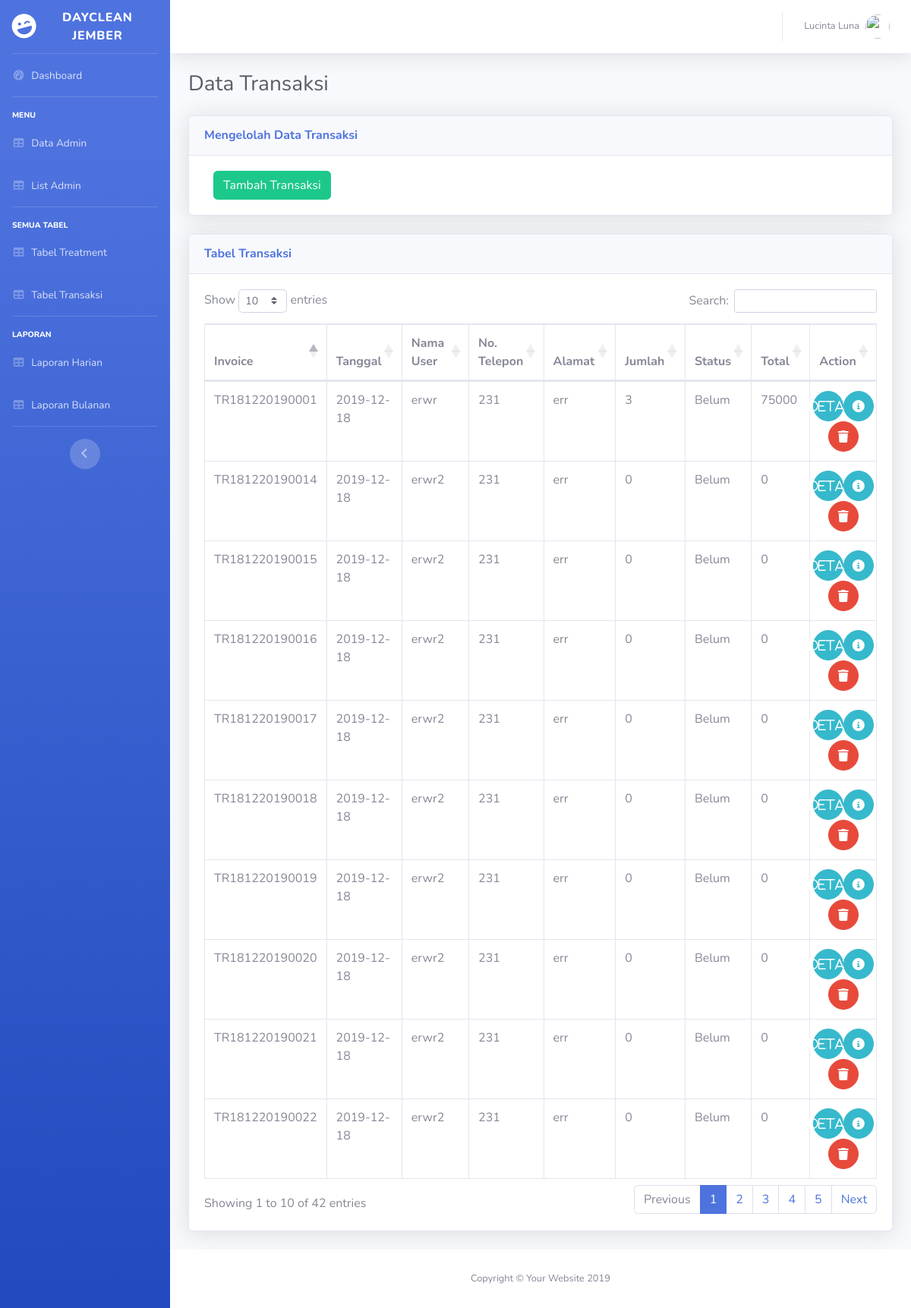
Screenshot of /index.php/admin/transaksi with the database file from the repository.
### tables this page shows
CREATE TABLE `transaksi` (
  `id_transaksi` int(10) NOT NULL,
  `invoice` varchar(30) NOT NULL,
  `tanggal` date NOT NULL,
  `nama_user` varchar(30) NOT NULL,
  `no_hp` int(11) NOT NULL,
  `alamat_user` varchar(30) NOT NULL,
  `jumlah_sepatu` int(11) NOT NULL,
  `status` text NOT NULL,
  `total` int(11) NOT NULL
);

### application/controllers/admin/transaksi.php (called while the page is built, shortened)
<?php
class transaksi extends CI_Controller {
	function __construct()
		{
			$this->load->model("m_transaksi");
			$this->load->model("m_treatment");
		}
	public function index()
	{
		$data['list_transaksi']=$this->m_transaksi->list_transaksi();
		$this->load->view('admin/transaksi',$data);
	}
}

### index.php (called while the page is built, shortened)
<?php
require_once BASEPATH.'core/CodeIgniter.php';

### application/models/m_transaksi.php (called while the page is built, shortened)
<?php
	class m_transaksi extends CI_Model
	{
		function list_transaksi()
		{
			$hasil=$this->db->query("SELECT * FROM transaksi");
            return $hasil;
		}
	}
?>

### application/views/admin/transaksi.php (the view, shortened to what this page needs)
<!DOCTYPE html>
<html lang="en">
<head>
</head>
<body id="page-top">
  <div id="wrapper">
    <div id="content-wrapper" class="d-flex flex-column">
      <div id="content">
        <div class="container-fluid">
          <div class="d-sm-flex align-items-center justify-content-between mb-4">
            <h1 class="h3 mb-0 text-gray-800">Data Transaksi</h1>
          </div>
          <div class="row">
            <div class="col-lg-12">
                <div class="card shadow mb-4">
                  <div class="card-header py-3">
                    <h6 class="m-0 font-weight-bold text-primary">Mengelolah Data Transaksi</h6>
                  </div>
                  <div class="card-body">
                      <div class="col-lg-6">
                      <form>
                          <a href="<?php echo base_url('user/transaksi/admin'); ?>" class="btn btn-success btn-rounded">Tambah Transaksi</a>
                      </form>
                      </div>
                  </div>
                </div>
            </div>
          </div>
          <div class="row ">
            <div class="col-lg-12">
              <div class="card shadow mb-4">
                <div class="card-header py-3">
                  <h6 class="m-0 font-weight-bold text-primary">Tabel Transaksi</h6>
                </div>
                <div class="card-body">
                  <div class="table-responsive">
                    <table class="table table-bordered" id="dataTable" width="100%" cellspacing="0">
                      <thead>
                        <tr>
                          <th>Invoice</th>
                          <th>Tanggal</th>
                          <th>Nama User</th>
                          <th>No. Telepon</th>
                          <th>Alamat</th>
                          <th>Jumlah</th>
                          <th>Status</th>
                          <th>Total</th>
                          <th>Action</th>
                        </tr>
                      </thead>
                      <tbody>
                       <?php
                        foreach ($list_transaksi->result_array() as $m):
                              $invoice=$m['invoice'];
                              $tanggal=$m['tanggal'];
                              $nama_user=$m['nama_user'];
                              $no_hp=$m['no_hp'];
                              $alamat_user=$m['alamat_user'];
                              $jumlah_sepatu=$m['jumlah_sepatu'];
                              $status=$m['status'];
                              $total=$m['total'];
                        ?>
                        <tr>
                          <td><?php echo $invoice."<br>"; ?></td>
                          <td><?php echo $tanggal."<br>"; ?></td>
                          <td><?php echo $nama_user."<br>"; ?></td>
                          <td><?php echo $no_hp."<br>"; ?></td>
                          <td><?php echo $alamat_user."<br>"; ?></td>
                          <td><?php echo $jumlah_sepatu."<br>"; ?></td>
                          <td><?php echo $status."<br>"; ?></td>
                          <td><?php echo $total."<br>"; ?></td>
                          <td>
                              <div class="row justify-content-center">
                                <a href="<?php echo site_url('admin/transaksi/detail_transaksi/'.$invoice)?>" class="btn btn-info btn-circle"><i class="far fa-edit">Detail</i></a>
                                <a href="#" class="btn btn-info btn-circle"><i class="fas fa-info-circle"></i></a>
                                <a href="#" class="btn btn-danger btn-circle"><i class="fas fa-trash"></i></a>
                              </div>
                          </td>
                        </tr>
                        <?php endforeach;?>
                      </tbody>
                    </table>
                  </div>
                </div>
              </div>
            </div>
          </div>
        </div>
      </div>
    </div>
  </div>
</body>
</html>

### rows the page displays
transaksi: invoice "TR181220190001", tanggal "2019-12-18", nama_user "erwr", no_hp "231", alamat_user "err", jumlah_sepatu "3", status "Belum", total "75000"
transaksi: invoice "TR181220190014", tanggal "2019-12-18", nama_user "erwr2", no_hp "231", alamat_user "err", jumlah_sepatu "0", status "Belum", total "0"
transaksi: invoice "TR181220190015", tanggal "2019-12-18", nama_user "erwr2", no_hp "231", alamat_user "err", jumlah_sepatu "0", status "Belum", total "0"
transaksi: invoice "TR181220190016", tanggal "2019-12-18", nama_user "erwr2", no_hp "231", alamat_user "err", jumlah_sepatu "0", status "Belum", total "0"
transaksi: invoice "TR181220190017", tanggal "2019-12-18", nama_user "erwr2", no_hp "231", alamat_user "err", jumlah_sepatu "0", status "Belum", total "0"
transaksi: invoice "TR181220190018", tanggal "2019-12-18", nama_user "erwr2", no_hp "231", alamat_user "err", jumlah_sepatu "0", status "Belum", total "0"
transaksi: invoice "TR181220190019", tanggal "2019-12-18", nama_user "erwr2", no_hp "231", alamat_user "err", jumlah_sepatu "0", status "Belum", total "0"
transaksi: invoice "TR181220190020", tanggal "2019-12-18", nama_user "erwr2", no_hp "231", alamat_user "err", jumlah_sepatu "0", status "Belum", total "0"
transaksi: invoice "TR181220190021", tanggal "2019-12-18", nama_user "erwr2", no_hp "231", alamat_user "err", jumlah_sepatu "0", status "Belum", total "0"
transaksi: invoice "TR181220190022", tanggal "2019-12-18", nama_user "erwr2", no_hp "231", alamat_user "err", jumlah_sepatu "0", status "Belum", total "0"
